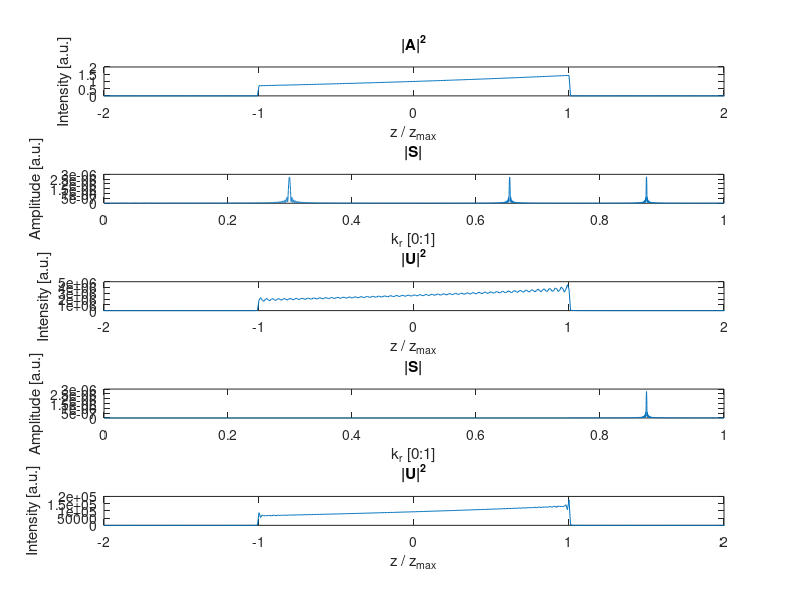

Source code (MATLAB):
%%% name:           CompensatedBesselLightSheetTheory
%%% author:         Jonathan Nylk
%%% date created:   10/08/2016
%%% description:    This function produces equations and plots based on the
%%%                 theoretical parameters for a compensated Bessel
%%%                 light-sheet.
%%%
%%% updates (latest first):
%%%     05/09/2016: Changed k_zRange and zRange to 1D vectors to make code
%%%                 more memory efficient. This reduces the speed of the
%%%                 function slightly.
%%%
%%%
%%% END %%%


lambda = 532e-9;    % [metres]
NA = 0.42;
objective_tube_lens_length = 0.2;   % [metres]
magnification = 40;
ref_index = 1.33;
% beta = 0.025;    % Bessel parameter
beta = 0.25;    % Bessel parameter

objective_half_cone_angle = asin(NA / ref_index);   % [radians]
f = objective_tube_lens_length / magnification; % [metres]
pupilScaleFactor = f * tan(objective_half_cone_angle);  % [metres]
k = 2 * pi / lambda;    % [metres^-1]
R = pupilScaleFactor * (1 - beta / 2);  % [metres]
r_annulus = pupilScaleFactor * beta;    % [metres]

% need to find bug in this section. Fourier coordinates scale with the
% spacing of the pupil range. If everything correct this shouldn't
% happen...?
norm_pupilHalfRange = [0:0.0001:1];
pupilHalfRange = norm_pupilHalfRange * pupilScaleFactor;    % [metres]
k_pupilHalfRange = norm_pupilHalfRange * 2 * NA / lambda;   % [metres^-1]
k_r = k_pupilHalfRange; % [metres^-1]
k_z = sqrt(k^2 - k_r.^2);   % [metres^-1]
k_r0 = k_r(round(R / pupilHalfRange(length(pupilHalfRange)) * length(k_r)));    % [metres^-1]
k_z0 = sqrt(k^2 - k_r0^2);  % [metres^-1]

z_max = R / atan (r_annulus / f);   % [metres]
z = [-10:0.01:10] * z_max;   % [metres]

%[k_zRange,zRange] = meshgrid(k_z,z);
k_zRange = k_z;
clear k_z;
zRange = z;
clear z;

% on-axis intensity function
% A = (abs(zRange) <= z_max); % flat intensity profile for |z| <= z_max
sigma = 10;
A = (abs(zRange) <= z_max) .* exp (sigma .* zRange); % linearly increasing profile for |z| <= z_max
% A = (0.5 + exp(0.1 * zRange)) .* (abs(zRange) <= z_max); % expential increase for |z| <= z_max

S = zeros(size(k_zRange));
U = zeros(size(zRange));

% S = 1 / 2 / pi ./ k_z .* sum(A .* exp(1i * k_z0 .* zRange) .* exp (-1i .* k_zRange .* zRange),1);
% figure;plot(k_r / k,real(S));
% 
% U = sum(k_zRange .* repmat(S,[length(z),1]) .*exp(1i .* k_zRange .* zRange),2);
% figure;plot(z,abs(U).^2);

fprintf('Calculating "S".\n');
for kIdx = 1:length(k_zRange)
    S(kIdx) = 1 / 2 / pi / k_zRange(kIdx) * sum(A .* exp (1i * k_z0 .* zRange) .* exp (-1i * k_zRange(kIdx) .* zRange),2);
    if rem(kIdx,round(length(k_zRange)/10)) == 0
        fprintf('Calculating "S", loop %d of %d.\n',[kIdx,length(k_zRange)]);
    end
end

fprintf('Calculating "U".\n');
for zIdx = 1:length(zRange)
    U(zIdx) = sum(k_zRange .* S .* exp (1i .* k_zRange * zRange(zIdx)),2);
     if rem(zIdx,round(length(zRange)/10)) == 0
        fprintf('Calculating "U", loop %d of %d.\n',[zIdx,length(zRange)]);
    end
end

pupilFilter = zeros(size(S));
% pupilFilter = exp(-((k_r - k_r0) / sqrt(2) / (k_r0 / 4)) .^ 2);
pupilFilter = k_r / (k_r0 * pupilScaleFactor / R) >= 1 - beta;
S_Filtered = S .* pupilFilter;

U_Filtered = zeros(size(zRange));

fprintf('Calculating filtered "U".\n');
for zIdx = 1:length(zRange)
    U_Filtered(zIdx) = sum(k_zRange .* S_Filtered .* exp (1i .* k_zRange * zRange(zIdx)),2);
     if rem(zIdx,round(length(zRange)/10)) == 0
        fprintf('Calculating filtered "U", loop %d of %d.\n',[zIdx,length(zRange)]);
    end
end

figure;
subplot(5,1,1);plot(zRange / z_max,abs(A).^2);
title('|A|^2');
xlabel('z / z_m_a_x');
ylabel('Intensity [a.u.]');
xlim([-2 2]);
subplot(5,1,2);plot(k_r / (k_r0 * pupilScaleFactor / R),abs(S));
title('|S|');
ylabel('Amplitude [a.u.]');
xlabel('k_r [0:1]');
xlim([0 1]);
subplot(5,1,3);plot(zRange / z_max,abs(U).^2);
title('|U|^2');
xlabel('z / z_m_a_x');
ylabel('Intensity [a.u.]');
xlim([-2 2]);
subplot(5,1,4);plot(k_r / (k_r0 * pupilScaleFactor / R),abs(S_Filtered));
title('|S|');
xlim([0 1]);
xlabel('k_r [0:1]');
ylabel('Amplitude [a.u.]');
subplot(5,1,5);plot(zRange / z_max,abs(U_Filtered).^2);
title('|U|^2');
xlabel('z / z_m_a_x');
ylabel('Intensity [a.u.]');
xlim([-2 2]);
drawnow; shg;




%                     zRange = [-20:0.01:20] * 1e-6;  % transverse beam axis [metres]
%                     xRange = [-150:1:150] * 1e-6; % propagation axis [metres]
%                     lambda = 532e-9;    % [metres]
%                     NA = 0.42;
%                     % other variable definitions
%                     ref_index = 1.33;
%                     illumination_mag = 40;
%                     illumination_tube_length = 0.2; % [metres]
%                     % set pupil limits
%                     PupilSize = 1;
%                     
%                     % cylindrical simulation so no y-axis needed
%                     yRange = [0] * 1e-6;    % transverse beam axis (in plane of light-sheet) [metres]
%                     
%                     % set hard-aperture at pupil limit
%                     beta = 0.05;   % Bessel parameter
%                     pupilAmplitudeMask = @(U,V) 1 * (sqrt(U.^2 + V.^2) <= PupilSize & (sqrt(U.^2 + V.^2) >= PupilSize - beta));
%             
%                     % set super-Gaussian apodization
%                     sigma_superGaussian = 0;    %super-Gaussian order (must be even!)
%                     superGaussian = @(U,V) exp(-((sqrt(U.^2 + V.^2) - (PupilSize - beta /2)) / sqrt(2) / (beta / 2)).^ sigma_superGaussian);
%             %         superGaussian = @(U,V) exp(-(U+V).^ sigma_superGaussian);
%             
%                     % set compensation mask
%                     sigma = 0;
%                     pupilCompensation = @(U,V) exp(sigma * (sqrt(U.^2 + V.^2) - 1));    % exponential
%             %         pupilCompensation = @(U,V)(sqrt(U.^2 + V.^2).^sigma);    % polynomial
%             
% %                     params = [1.3413, 0.9500, 0.0001, 0.1427, 0.0009, 0.0190, 0.0082]; % sigma = 0;
%             %         params = [1.6364, 0.9500, 0.0001, 0.2039, 0.0008, 0.0334, 0.0054]; % sigma = 10;
%                     
% %                     pupilCompensation = @(U,V) min(max(max(params(1) .* exp(-((sqrt(U.^2 + V.^2) - params(2)) / sqrt(2) / params(3)).^2),params(4) .* exp(-((sqrt(U.^2 + V.^2) - params(2)) / sqrt(2) / params(5)).^2)),params(6) .* exp(-((sqrt(U.^2 + V.^2) - params(2)) / sqrt(2) / params(7)).^2)),1);        
%                     
%                     pupilFunctor = @(U,V) pupilAmplitudeMask(U,V) .* superGaussian(U,V) .* pupilCompensation(U,V);
%                     
%                     pupilRange = [-1:0.001:1];
%                     [U,V] = meshgrid(pupilRange,pupilRange);
%                     
%                     % normalise pupil
%                     pupilNorm = 1 / max(max(pupilFunctor(pupilRange,pupilRange)));
%                     pupilFunctor = @(U,V) pupilFunctor(U,V) * pupilNorm;
%                     
%                     figure;
%                     subplot(1,2,1);
%                     imagesc(pupilRange,pupilRange,abs(pupilFunctor(U,V)));
%                     xlim([-1 1]); ylim([-1 1]); axis square;
%                     xlabel('u-axis'); ylabel('v-axis');
%                     subplot(1,2,2);
%                     plot(pupilRange,abs(pupilFunctor(0,pupilRange)));
%                     xlim([-1 1]); ylim([0 1]); axis square;
%                     xlabel('u-axis'); ylabel('Amplitude [a.u.]');
%                     drawnow;shg;
%                     
%                     % calculate PSF
%                     psf_timer = tic;
%                     psf = calcVectorialPsf(yRange,zRange,xRange,lambda...
%                         ,@(U,V) pupilFunctor(U,V) / sqrt(2),@(U,V) 1i * pupilFunctor(U,V) / sqrt(2)...
%                         ,NA,ref_index,illumination_mag,illumination_tube_length,[]);
%                     psf_time_elapsed = toc(psf_timer);
%                     fprintf('Time taken to calculate light-sheet PSF: %f seconds.\n',psf_time_elapsed);
%                     
%                     % re-orient PSF
%                     psf = squeeze(permute(psf,[1,3,2])).';
%                     
%                     % normalise
%                     psf = psf ./ max(psf(:));
%                     
%                     % plot attenuated light-sheet
%                     figure;
%                     imagesc(xRange * 1e6,zRange * 1e6,psf); axis image;
%                     title('Light-sheet profile');
%                     xlabel('x-axis [um]'); ylabel('z-axis [um]');
%                     drawnow;shg;
%                     
%                     % plot attenuated light-sheet
%                     figure;
%                     plot(xRange * 1e6,squeeze(psf(ceil(size(psf,1) /2),:)));
%                     title('Light-sheet profile');
%                     xlabel('x-axis [um]'); ylabel('Intensity [a.u]');
%                     drawnow;shg;
%                     
%                     
%                     
%                     % calculate PSF
%                     psf_timer = tic;
%                     psf = calcVectorialPsf(zRange,zRange,0,lambda...
%                         ,@(U,V) pupilFunctor(U,V) / sqrt(2),@(U,V) 1i * pupilFunctor(U,V) / sqrt(2)...
%                         ,NA,ref_index,illumination_mag,illumination_tube_length,[]);
%                     psf_time_elapsed = toc(psf_timer);
%                     fprintf('Time taken to calculate light-sheet PSF: %f seconds.\n',psf_time_elapsed);
%                     
%                     % normalise
%                     psf = psf ./ max(psf(:));
%                     
%                     % plot attenuated light-sheet
%                     figure;
%                     imagesc(zRange * 1e6,zRange * 1e6,squeeze(psf)); axis image;
%                     title('Light-sheet profile');
%                     xlabel('y-axis [um]'); ylabel('z-axis [um]');
%                     xlim([-5 5]); ylim([-5 5]);
%                     drawnow;shg;